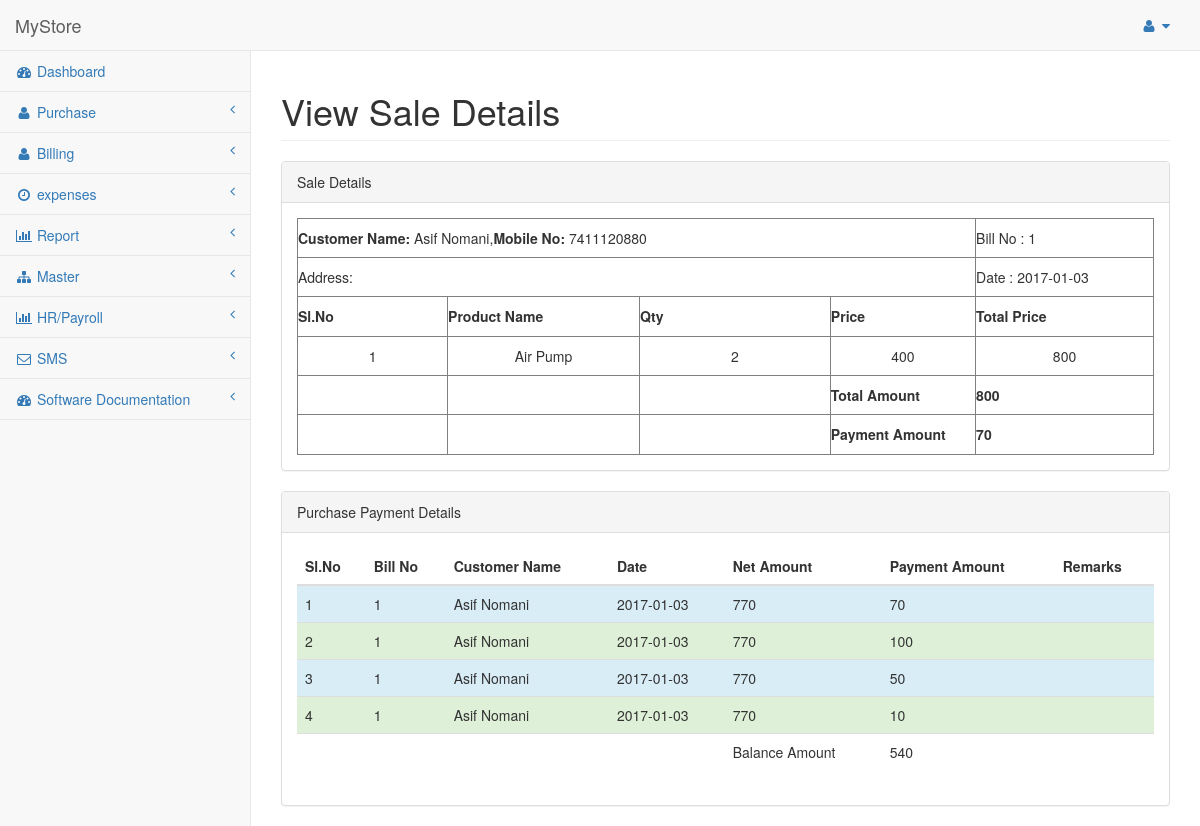
The page /View-Sale-Bill-Details.php?sale_id=1 (signed in) on the database its author committed.
### tables this page shows
CREATE TABLE IF NOT EXISTS `sale` (
  `sale_id` int(11) NOT NULL AUTO_INCREMENT,
  `customer_id` int(11) NOT NULL,
  `van_no` varchar(255) NOT NULL,
  `tot_cash_amt` double NOT NULL,
  `net_cash_amt` double NOT NULL,
  `tax` double NOT NULL,
  `discount` double NOT NULL,
  `payment_amount` double NOT NULL,
  `remark` text NOT NULL,
  `entry_data` date NOT NULL,
  `payment_mode` varchar(255) NOT NULL,
  `cheque_no` varchar(255) NOT NULL,
  `cheque_date` varchar(255) NOT NULL,
  `bank_name` varchar(255) NOT NULL,
  `narration` varchar(255) NOT NULL,
  `entrytime` timestamp NOT NULL DEFAULT CURRENT_TIMESTAMP ON UPDATE CURRENT_TIMESTAMP,
  `delete_record` int(11) NOT NULL,
  `delete_date` date NOT NULL,
  PRIMARY KEY (`sale_id`)
);

CREATE TABLE IF NOT EXISTS `customer` (
  `customer_id` int(11) NOT NULL AUTO_INCREMENT,
  `customer_name` varchar(255) NOT NULL,
  `mobile_no` varchar(255) NOT NULL,
  `email_id` varchar(255) NOT NULL,
  `address` text NOT NULL,
  PRIMARY KEY (`customer_id`)
);

CREATE TABLE IF NOT EXISTS `sale_product` (
  `sale_product_id` int(11) NOT NULL AUTO_INCREMENT,
  `sale_id` int(11) NOT NULL,
  `category_id` int(11) NOT NULL,
  `product_id` int(11) NOT NULL,
  `quantity` int(11) NOT NULL,
  `price` int(11) NOT NULL,
  `myprice` double NOT NULL,
  `delete_record` int(11) NOT NULL,
  PRIMARY KEY (`sale_product_id`)
);

CREATE TABLE IF NOT EXISTS `product` (
  `product_id` int(11) NOT NULL AUTO_INCREMENT,
  `product_code` varchar(255) NOT NULL,
  `product_name` varchar(255) NOT NULL,
  `quantity` double NOT NULL,
  `price` double NOT NULL,
  `myprice` double NOT NULL,
  `status` int(11) NOT NULL,
  `category_id` int(11) NOT NULL,
  `product_desc` text NOT NULL,
  `packing` varchar(255) NOT NULL,
  PRIMARY KEY (`product_id`)
);

CREATE TABLE IF NOT EXISTS `sale_payment` (
  `sale_payment_id` int(11) NOT NULL AUTO_INCREMENT,
  `sale_id` int(11) NOT NULL,
  `payment_amount` double NOT NULL,
  `remark` text NOT NULL,
  `entry_data` date NOT NULL,
  `payment_mode` varchar(255) NOT NULL,
  `cheque_no` varchar(255) NOT NULL,
  `cheque_date` varchar(255) NOT NULL,
  `bank_name` varchar(255) NOT NULL,
  `narration` text NOT NULL,
  `delete_record` int(11) NOT NULL,
  PRIMARY KEY (`sale_payment_id`)
);

### View-Sale-Bill-Details.php (the view, shortened to what this page needs)
<?php include('header.php'); ?>
        <div id="page-wrapper">
            <div class="row">
                <div class="col-lg-12">
                    <h1 class="page-header">View Sale Details</h1>
                </div>
            </div>
            <div class="row">
			<div class="col-lg-12">
                    <div class="panel panel-default">
                        <div class="panel-heading">
                           Sale Details
                        </div>
<?php
	$sale_id = $_REQUEST['sale_id'];
	$sql = mysqli_query($con,"SELECT * FROM sale s,customer c WHERE c.customer_id=s.customer_id and s.sale_id=$sale_id");
	$result = mysqli_fetch_array($sql);
	if($result['delete_record'] == 0){
?>
                        <div class="panel-body">
                            <div class="table-responsive">
<table width="100%" height="237" border="1" cellspacing="0">
<tr><td  colspan="4"><b>Customer Name:</b> <?php echo $result['customer_name']; ?>,<b>Mobile No:</b> <?php echo $result['mobile_no']; ?></td><td  colspan="2">Bill No : <?php echo $_REQUEST['sale_id']; ?></td></tr>
<tr><td colspan="4">Address: <?php echo $result['address']; ?></td> <td  colspan="2">Date : <?php echo $result['entry_data']; ?></td> </tr>
<tr>
	<th width="155">Sl.No</th>
	<th width="198">Product Name</th>
	<th width="198">Qty</th>
	<th width="106">Price</th>
	<th  width="184">Total Price</th>
</tr>
<?php
	$sale_id = $_REQUEST['sale_id'];
	$sql = mysqli_query($con,"SELECT p.product_name,sp.quantity,sp.price FROM sale_product sp,product p WHERE sp.product_id=p.product_id and sp.sale_id=$sale_id");
	$i=1;
	$totAmt = 0;
	while($res = mysqli_fetch_array($sql)){
?>
<tr>
<td align="center"><?php echo $i; ?></td>
<td align="center"><?php echo $res['product_name']; ?></td>
<td align="center"><?php echo $res['quantity']; ?></td>
<td align="center"><?php echo $res['price']; ?></td>
<td align="center"><?php echo ($res['quantity']*$res['price']); ?></td>
<?php $totAmt +=($res['quantity'])*($res['price']); ?>
</tr>
<?php
	$i++;
	}
?>
<tr>
<th></th>
<th></th>
<th></th>
<th  width="149">Total Amount</th>
<th align="center"><?php echo $totAmt; ?></th>
</tr>
<tr>
<th></th>
<th></th>
<th></th>
<th  width="149">Payment Amount</th>
<th align="center"><?php echo $result['payment_amount']; ?></th>
</tr>
</table>
                            </div>
                        </div>
<?php
	}
?>
                    </div>
                </div>
			<div class="col-lg-12">
                    <div class="panel panel-default">
                        <div class="panel-heading">
                           Purchase Payment Details
                        </div>
                        <div class="panel-body">
                            <div class="table-responsive">
                                <table class="table">
                                    <thead>
											<th>Sl.No</th>
											<th>Bill No</th>
											<th>Customer Name</th>
                                            <th>Date</th>
                                            <th>Net Amount</th>
                                            <th>Payment Amount</th>
                                            <th>Remarks</th>
                                    </thead>
                                    <tbody>
									<?php
										$sale_id = $_REQUEST['sale_id'];
										$sql = mysql_query("SELECT c.customer_name,sp.entry_data,sp.payment_amount,s.net_cash_amt,sp.remark FROM sale s,customer c,sale_payment sp WHERE c.customer_id=s.customer_id and sp.sale_id=s.sale_id and sp.sale_id='$sale_id'");
										$i=1;
										$payAmt = 0;
										while($res = mysql_fetch_array($sql)){
									?>
                                        <tr <?php if(($i%2)==0){ echo 'class="success"';}else{ echo 'class="info"'; } ?>>
                                            <td><?php echo $i; ?></td>
                                            <td><?php echo $_REQUEST['sale_id']; ?></td>
                                            <td><?php echo $res['customer_name']; ?></td>
                                            <td><?php echo $res['entry_data']; ?></td>
                                            <td><?php echo $netAmt = $res['net_cash_amt']; ?></td>
                                            <td>
												<?php
													echo $res['payment_amount'];
													$payAmt +=$res['payment_amount'];
												?>
											</td>
                                            <td class="center"><?php echo $res['remark']; ?></td>
                                        </tr>
									<?php
									$i++;
										}
									?>
									<tr>
                                            <td></td>
                                            <td></td>
                                            <td></td>
                                            <td></td>
                                            <td>Balance Amount</td>
                                            <td><?php echo ($netAmt - $payAmt); ?></td>
                                            <td class="center"></td>
                                        </tr>
                                    </tbody>
                                </table>
                            </div>
                        </div>
                    </div>
                </div>
            </div>
        </div>
    </div>
</body>
</html>

### rows shown on the page
sale: customer.customer_name "Asif Nomani", customer.mobile_no "7411120880", entry_data "2017-01-03", payment_amount "70", sale_payment.entry_data "2017-01-03", net_cash_amt "770", sale_payment.payment_amount "70", sale_payment.payment_amount "100", sale_payment.payment_amount "50", sale_payment.payment_amount "10", $netAmt-$payAmt "540"
sale_product: product.product_name "Air Pump", quantity "2", price "400", $res['quantity']*$res['price'] "800"

### other values the page prints
$_REQUEST['sale_id'] "1"
$totAmt "800"
